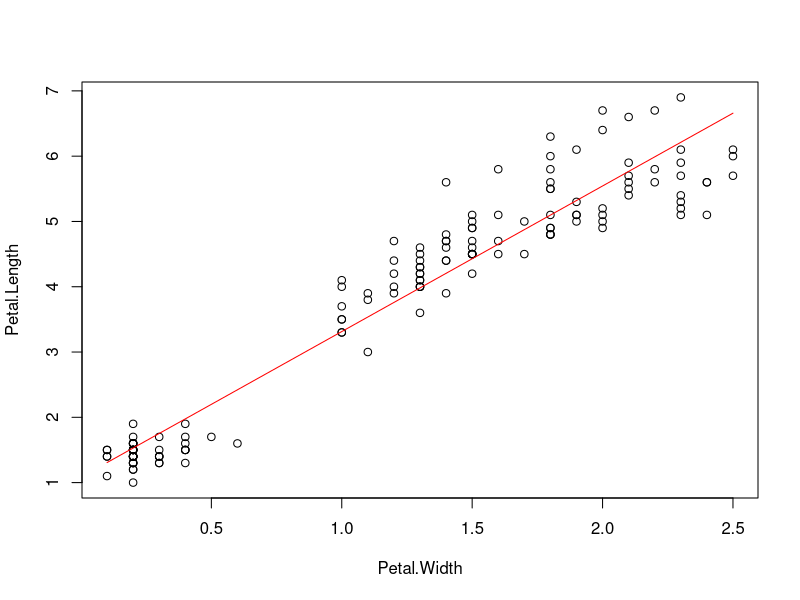

Write R code to recreate this figure.
lm.iris <- lm(formula = Petal.Length ~ Petal.Width, data = iris)

b0 <- lm.iris$coefficients[1]
b1 <- lm.iris$coefficients[2]

x1 <- min(iris$Petal.Width)
x2 <- max(iris$Petal.Width)

x <- seq(from = x1, to = x2, length.out = 100)
y <- b0 + b1 * x

plot(x = iris$Petal.Width, y = iris$Petal.Length, xlab = "Petal.Width", ylab = "Petal.Length")
lines(x, y, col = "red")
